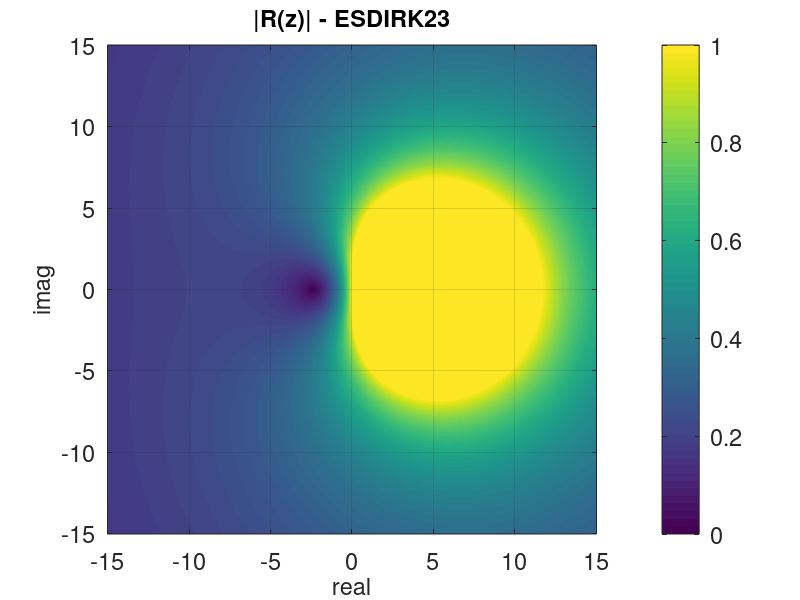

MATLAB code to generate this figure: (Note: this script raises an error after producing the figure.)
%%% 02686 Scientific Computing for Differential Equations - Exam
%%% by David Ribberholt Ipsen (s164522)
%%% Exercise 7 - ESDIRK23
plotpath = '/Users/davidipsen/Documents/DTU/4. Semester (MSc)/Scientific Computing/Exam-Scientific-Computing/plots/';
fig.Position(3:4)=[550,400]*1.7;

%% 1.
% Calculations + Maple

%% 2. Stability region
% A-stable: Yes
% L-stabke: Yes - ref formler

% myESDIRK23
gamma = 1-1/sqrt(2);
a21 = 1 - sqrt(2)/2;
b1 = sqrt(2)/4;
b2 = b1;
AT = [0 a21 b1;0 gamma b2;0 0 gamma];
c  = [0; 2 - sqrt(2); 1];
b  = AT(:,3);
bhat = [   -sqrt(2)/12 + 1/3; ...
   sqrt(2)/4 + 1/3; ...
    -sqrt(2)/6 + 1/3    ];
d  = b-bhat;
p  = 2;
phat = 3;
s = 3;


alpha = -15:0.02:15;
beta =  -15:0.02:15;
A = AT';

nreal = length(alpha);
nimag = length(beta);
I = eye(size(A));
e = ones(size(A,1),1);
absR = NaN(nimag, nreal);

for kreal = 1:nreal
   for kimag = 1:nimag
        z = alpha(kreal) + 1i*beta(kimag);
        tmp = (I-z*A)\e;
        R = 1 + z*b'*tmp;
        f = exp(z);
        absR(kimag,kreal) = abs(R);
   end
end

% ESDIRK23
figure()
fs = 14;
    imagesc(alpha,beta,absR,[0 1]);
    grid on
    colorbar
    axis image
    axis xy
    xlabel('real','fontsize',fs);
    ylabel('imag','fontsize',fs);
    title('|R(z)| - ESDIRK23','fontsize',fs)
set(findall(0, '-property', 'fontsize'), 'fontsize', 17)    
exportgraphics(gcf, append(plotpath, '7_2a.pdf'))

%% 3. Implementation of adaptive ESDIRK23

%% 4. Test on the Van der Pol (and compare with ode45 and ode 15)
Method = "myESDIRK23"

mus = [3 20];
abstols = [1e-02 1e-04 1e-06];
reltols = abstols;
figure('Position', [100, 100, 1200, 600]);
for i = 1:length(mus)
    for j = 1:length(abstols)
        mu = mus(i);
        tspan = [0, 32];
        %mu = 3; % mu = 20
        x0 = [1.0; 1.0];
        h0 = 1/100; % Initial step size
        abstol = abstols(j);
        reltol = reltols(j);
        %[T, X] = ExplicitEulerAdaptiveStep(...
        %    @fJacVanDerPol,tspan,x0,h0,abstol,reltol,mu);
        
        [T, X, Gout,info,stats] = ESDIRK(@VanderPolFun,@VanderPolJac,tspan(1),tspan(end),x0,h0,abstol,reltol,Method,mu);
        
        subplot(1,2,i)
        plot(X(:,1), X(:,2), DisplayName=sprintf('ESDIRK23, tol = %.5g (steps = %.i, fevals = %.i)',abstol, length(T), info.nFun)) ; hold on
        %shg % Show graph window
    end
        %%% 4b compare with ode45 and ode15
    
    options = odeset('RelTol',reltol,'AbsTol',abstol);
    sol45=ode45(@VanderPolFun,tspan,x0,options,mu);
    T45 = sol45.x;
    X45 = sol45.y;
    fevals45 = sol45.stats.nfevals;
    sol15=ode15s(@VanderPolFun,tspan,x0,options,mu);
    T15 = sol15.x;
    X15 = sol15.y;
    fevals15 = sol15.stats.nfevals;
    plot(X45(:,1), X45(:,2), DisplayName=sprintf('ode45, tol = %.5g (steps = %.i, fevals = %.i)',abstol, length(T45), fevals45))
    plot(X15(:,1), X15(:,2), DisplayName=sprintf('ode15s, tol = %.5g (steps = %.i, fevals = %.i)',abstol, length(T15), fevals15))
    title(sprintf("Van Der Pol Solution (µ = %i)", mu))
    xlabel('X1')
    ylabel('X2')
    legend('location', 'southoutside'); hold off
end
set(findall(0, '-property', 'fontsize'), 'fontsize', 17)
exportgraphics(gcf, append(plotpath, '7_4b.pdf'))






%% 7.5 Comparison with other solvers - phase portrait
mus = [3 20];
abstols = [1e-04];
reltols = abstols;
figure('Position', [100, 100, 1200, 600]);
for i = 1:length(mus)
    for j = 1:length(abstols)
        mu = mus(i);
        tspan = [0, 32];
        %mu = 3; % mu = 20
        x0 = [1.0; 1.0];
        h0 = 1/100; % Initial step size
        abstol = abstols(j);
        reltol = reltols(j);
        subplot(1,2,i)

        % Explicit Euler
        [T, X] = ExplicitEulerAdaptiveStep(...
            @fJacVanDerPol,tspan,x0,h0,abstol,reltol,mu);
        plot(X(:,1), X(:,2), DisplayName=sprintf('Explicit Euler,  tol = %.5g (steps = %.i, fevals = %.i)',abstol, length(T)-1, length(T)-1)) ; hold on

        % Implicit Euler
        [T,X,iter] = ImplicitEulerAdaptiveStep(...
            @fJacVanDerPol,tspan,x0,h0,abstol,reltol,mu);
        plot(X(:,1), X(:,2), DisplayName=sprintf('Implicit Euler,  tol = %.5g (steps = %.i)',abstol, length(T)-1)) ; hold on
        
        % Classical Runge-Kutta
        [T, X, H,fevals] = ClassicalRungeKuttaAdaptiveStep(...
            @fJacVanDerPol,tspan,x0,h0,abstol,reltol,mu);
        plot(X(:,1), X(:,2), DisplayName=sprintf('Classical RK,  tol = %.5g (steps = %.i, fevals = %.i)',abstol, length(T)-1, fevals)) ; hold on

        % DOPRI54
        solver = ERKSolverErrorEstimationParameters('DOPRI54');
        [T,X,E] = AdaptiveERKSolverErrorEstimation(@VanderPolFun,tspan,x0,h0, ...
                solver,abstol,reltol,mu);
        plot(X(:,1), X(:,2), DisplayName=sprintf('DOPRI54, tol = %.5g (steps = %.i)',abstol, length(T)-1)) ; hold on

        % ESDIRK23
        Method = "myESDIRK23"
        [T, X, Gout,info,stats] = ESDIRK(@VanderPolFun,@VanderPolJac,tspan(1),tspan(end),x0,h0,abstol,reltol,Method,mu);
        plot(X(:,1), X(:,2), DisplayName=sprintf('ESDIRK23, tol = %.5g (steps = %.i, fevals = %.i)',abstol, length(T)-1, info.nFun)) ; hold on
        %shg % Show graph window
    end
        %%% 4b compare with ode45 and ode15
    
    options = odeset('RelTol',reltol,'AbsTol',abstol);
    sol45=ode45(@VanderPolFun,tspan,x0,options,mu);
    T45 = sol45.x;
    X45 = sol45.y;
    fevals45 = sol45.stats.nfevals;
    sol15=ode15s(@VanderPolFun,tspan,x0,options,mu);
    T15 = sol15.x;
    X15 = sol15.y;
    fevals15 = sol15.stats.nfevals;
    plot(X45(:,1), X45(:,2), DisplayName=sprintf('ode45, tol = %.5g (steps = %.i, fevals = %.i)',abstol, length(T45), fevals45))
    plot(X15(:,1), X15(:,2), DisplayName=sprintf('ode15s, tol = %.5g (steps = %.i, fevals = %.i)',abstol, length(T15), fevals15))
    title(sprintf("Van Der Pol Solution (µ = %i)", mu))
    xlabel('X1')
    ylabel('X2')
    legend('location', 'southoutside'); hold off
end
set(findall(0, '-property', 'fontsize'), 'fontsize', 17)
exportgraphics(gcf, append(plotpath, '7_5b.pdf'))

%% 7.5 - for X1

mus = [3 20];
abstols = [1e-04];
reltols = abstols;
figure('Position', [100, 100, 1200, 600]);
for i = 1:length(mus)
    for j = 1:length(abstols)
        mu = mus(i);
        tspan = [0, 32];
        %mu = 3; % mu = 20
        x0 = [1.0; 1.0];
        h0 = 1/100; % Initial step size
        abstol = abstols(j);
        reltol = reltols(j);
        subplot(1,2,i)

        % Explicit Euler
        [T, X] = ExplicitEulerAdaptiveStep(...
            @fJacVanDerPol,tspan,x0,h0,abstol,reltol,mu);
        plot(T, X(:,1), DisplayName=sprintf('Explicit Euler,  tol = %.5g (steps = %.i, fevals = %.i)',abstol, length(T)-1, length(T)-1)) ; hold on

        % Implicit Euler
        [T,X,iter] = ImplicitEulerAdaptiveStep(...
            @fJacVanDerPol,tspan,x0,h0,abstol,reltol,mu);
        plot(T, X(:,1), DisplayName=sprintf('Implicit Euler,  tol = %.5g (steps = %.i)',abstol, length(T)-1)) ; hold on
        
        % Classical Runge-Kutta
        [T, X, H, fevals] = ClassicalRungeKuttaAdaptiveStep(...
            @fJacVanDerPol,tspan,x0,h0,abstol,reltol,mu);
        plot(T, X(:,1), DisplayName=sprintf('Classical RK,  tol = %.5g (steps = %.i, fevals = %.i)',abstol, length(T)-1, fevals)) ; hold on


        % DOPRI54
        solver = ERKSolverErrorEstimationParameters('DOPRI54');
        [T,X,E] = AdaptiveERKSolverErrorEstimation(@VanderPolFun,tspan,x0,h0, ...
                solver,abstol,reltol,mu);
        plot(T, X(:,1), DisplayName=sprintf('DOPRI54, tol = %.5g (steps = %.i)',abstol, length(T)-1)) ; hold on

        % ESDIRK23
        Method = "myESDIRK23"
        [T, X, Gout,info,stats] = ESDIRK(@VanderPolFun,@VanderPolJac,tspan(1),tspan(end),x0,h0,abstol,reltol,Method,mu);
        plot(T, X(:,1), DisplayName=sprintf('ESDIRK23, tol = %.5g (steps = %.i, fevals = %.i)',abstol, length(T)-1, info.nFun)) ; hold on
        %shg % Show graph window
    end
        %%% 4b compare with ode45 and ode15
    
    options = odeset('RelTol',reltol,'AbsTol',abstol);
    sol45=ode45(@VanderPolFun,tspan,x0,options,mu);
    T45 = sol45.x;
    X45 = sol45.y;
    fevals45 = sol45.stats.nfevals;
    sol15=ode15s(@VanderPolFun,tspan,x0,options,mu);
    T15 = sol15.x;
    X15 = sol15.y;
    fevals15 = sol15.stats.nfevals;
    plot(T45, X45(1,:), DisplayName=sprintf('ode45, tol = %.5g (steps = %.i, fevals = %.i)',abstol, length(T45), fevals45))
    plot(T15, X15(1,:), DisplayName=sprintf('ode15s, tol = %.5g (steps = %.i, fevals = %.i)',abstol, length(T15), fevals15))
    title(sprintf("Van Der Pol Solution (µ = %i)", mu))
    xlabel('T')
    ylabel('X1')
    legend('location', 'southoutside'); hold off
end
set(findall(0, '-property', 'fontsize'), 'fontsize', 17)
exportgraphics(gcf, append(plotpath, '7_5_X1.pdf'))







%% 7.5 - for X2

mus = [3 20];
abstols = [1e-04];
reltols = abstols;
figure('Position', [100, 100, 1200, 600]);
for i = 1:length(mus)
    for j = 1:length(abstols)
        mu = mus(i);
        tspan = [0, 32];
        %mu = 3; % mu = 20
        x0 = [1.0; 1.0];
        h0 = 1/100; % Initial step size
        abstol = abstols(j);
        reltol = reltols(j);
        subplot(1,2,i)

        % Explicit Euler
        [T, X] = ExplicitEulerAdaptiveStep(...
            @fJacVanDerPol,tspan,x0,h0,abstol,reltol,mu);
        plot(T, X(:,2), DisplayName=sprintf('Explicit Euler,  tol = %.5g (steps = %.i, fevals = %.i)',abstol, length(T)-1, length(T)-1)) ; hold on

        % Implicit Euler
        [T,X,iter] = ImplicitEulerAdaptiveStep(...
            @fJacVanDerPol,tspan,x0,h0,abstol,reltol,mu);
        plot(T, X(:,2), DisplayName=sprintf('Implicit Euler,  tol = %.5g (steps = %.i)',abstol, length(T)-1)) ; hold on
        
        % Classical Runge-Kutta
        [T, X, H, fevals] = ClassicalRungeKuttaAdaptiveStep(...
            @VanderPolFun,tspan,x0,h0,abstol,reltol,mu);
        plot(T, X(:,2), DisplayName=sprintf('Classical RK,  tol = %.5g (steps = %.i, fevals = %.i)',abstol, length(T)-1, fevals)) ; hold on

        % DOPRI54
        solver = ERKSolverErrorEstimationParameters('DOPRI54');
        [T,X,E] = AdaptiveERKSolverErrorEstimation(@VanderPolFun,tspan,x0,h0, ...
                solver,abstol,reltol,mu);
        plot(T, X(:,2), DisplayName=sprintf('DOPRI54, tol = %.5g (steps = %.i)',abstol, length(T)-1)) ; hold on

        % ESDIRK23
        Method = "myESDIRK23"
        [T, X, Gout,info,stats] = ESDIRK(@VanderPolFun,@VanderPolJac,tspan(1),tspan(end),x0,h0,abstol,reltol,Method,mu);
        plot(T, X(:,2), DisplayName=sprintf('ESDIRK23, tol = %.5g (steps = %.i, fevals = %.i)',abstol, length(T)-1, info.nFun)) ; hold on
        %shg % Show graph window
    end
        %%% 4b compare with ode45 and ode15
    
    options = odeset('RelTol',reltol,'AbsTol',abstol);
    sol45=ode45(@VanderPolFun,tspan,x0,options,mu);
    T45 = sol45.x;
    X45 = sol45.y;
    fevals45 = sol45.stats.nfevals;
    sol15=ode15s(@VanderPolFun,tspan,x0,options,mu);
    T15 = sol15.x;
    X15 = sol15.y;
    fevals15 = sol15.stats.nfevals;
    plot(T45, X45(2,:), DisplayName=sprintf('ode45, tol = %.5g (steps = %.i, fevals = %.i)',abstol, length(T45), fevals45))
    plot(T15, X15(2,:), DisplayName=sprintf('ode15s, tol = %.5g (steps = %.i, fevals = %.i)',abstol, length(T15), fevals15))
    title(sprintf("Van Der Pol Solution (µ = %i)", mu))
    xlabel('T')
    ylabel('X2')
    legend('location', 'southoutside'); hold off
end
set(findall(0, '-property', 'fontsize'), 'fontsize', 17)
exportgraphics(gcf, append(plotpath, '7_5_X2.pdf'))




